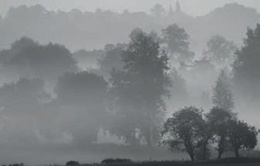
%> input picture DIP_LAB_EXPS/dip_img.jpeg, 260 x 166 px, shrunk from 600 x 384 before the run
$ octave median_filter.m   (GNU Octave 9; MATLAB toolbox functions it lacks are replaced by stand-ins)
%> lines starting %> are read from the running program, lines starting %| are printed output that depends on the picture
image = rgb2gray(imread('dip_img.jpeg'));
%> image: size 166x260 uint8; min 40, max 199, mean 130.1
image1 =imnoise(image, 'salt & pepper', 0.3);
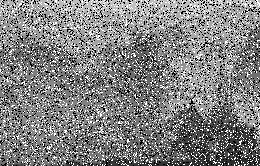
%> image1: size 166x260 uint8; min 0, max 255, mean 129
subplot(1,2,1);imshow(image);title('original');
[row, column] = size(image1);
%> row = 166; column = 260
for i=4:1:row-4
   for j=4:1:column-4
       Aps = image1(i-3:i+3,j-3:j+3);
       C = Aps(:);
       C= sort(C);
       D= median(C);
       image1(i,j)=D;
   end
end
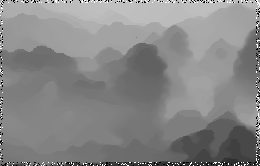
%> image1: size 166x260 uint8; min 0, max 255, mean 134.7
subplot(1,2,2);imshow(image1);title('Median Filter');
